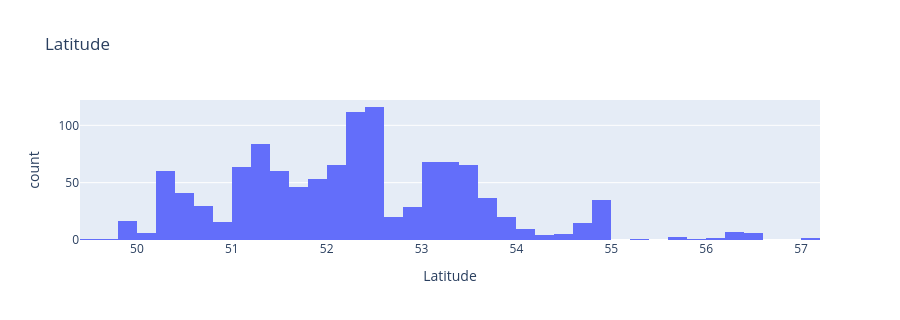

Notebook code for this chart:
### Markdown cell above
### 2.2 Latitude and Longitude

### Code cell
profile("Latitude")

### Figure 1 — Plotly figure (JSON) as saved in the notebook; plotly's stock layout.template omitted (floating-point values rounded to 4 significant figures; data arrays with more than 128 entries replaced by an {"elided": "..."} marker saying what was removed)
{"data": [{"bingroup": "x", "hovertemplate": "Latitude=%{x}<br>count=%{y}<extra></extra>", "legendgroup": "", "marker": {"color": "#636efa", "pattern": {"shape": ""}}, "name": "", "nbinsx": 60, "orientation": "v", "showlegend": false, "type": "histogram", "x": {"elided": "1250 float values"}, "xaxis": "x", "yaxis": "y"}], "layout": {"barmode": "relative", "height": 320, "legend": {"tracegroupgap": 0}, "title": {"text": "Latitude"}, "xaxis": {"anchor": "y", "domain": [0.0, 1.0], "title": {"text": "Latitude"}}, "yaxis": {"anchor": "x", "domain": [0.0, 1.0], "title": {"text": "count"}}}}
